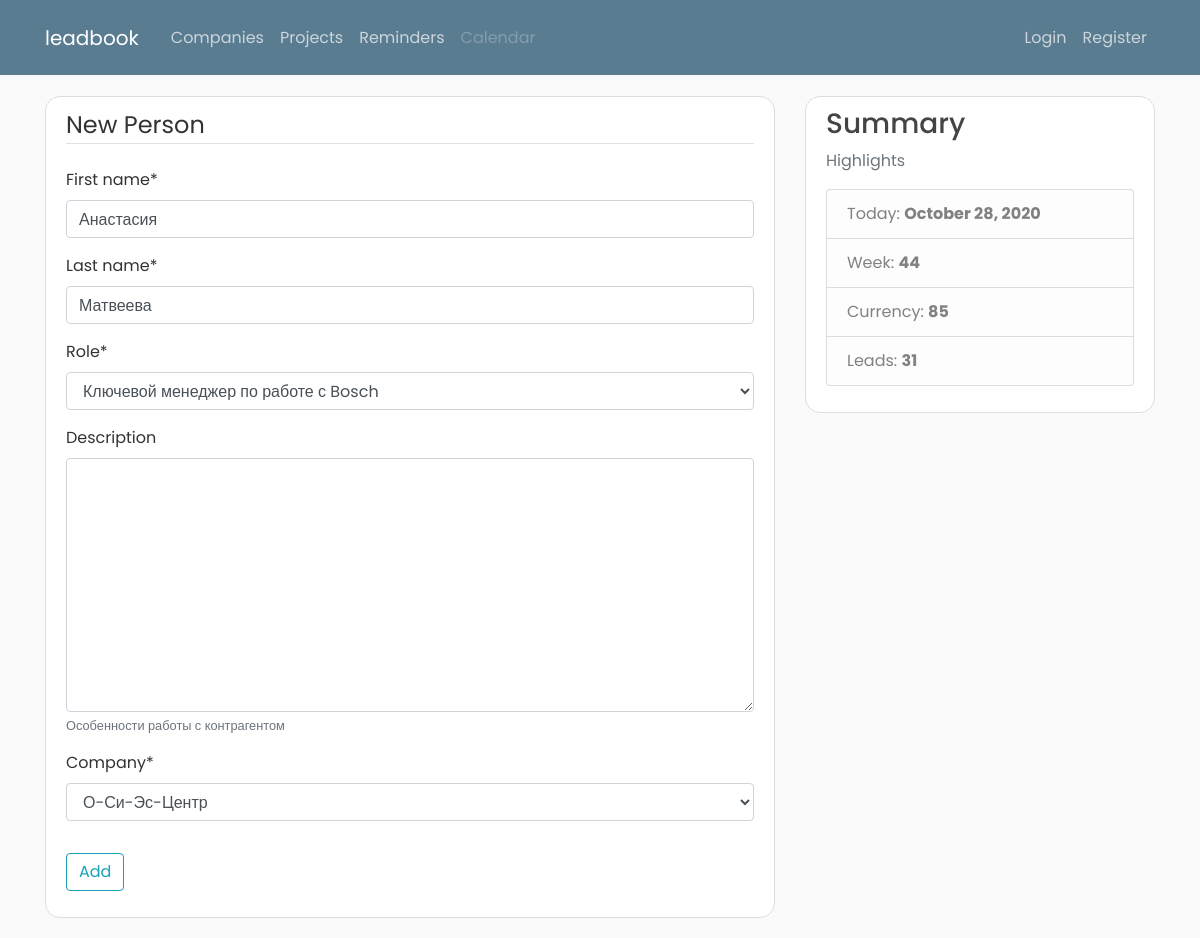
/companies/people/1/update/, run on the app's committed database.
### leads/models.py (models this page shows, shortened)
class Person(models.Model):
    first_name = models.CharField(max_length=45)
    last_name = models.CharField(max_length=45)
    role = models.CharField(max_length=3, null=True, choices=PersonRole.choices, default=PersonRole.UNKNOWN)
    description = models.TextField(max_length=500, null=True, blank=True, help_text="Особенности работы с контрагентом")
    company = models.ForeignKey("Company", null=True, on_delete=models.SET_NULL)

### leads/views.py (the view)
# urls.py: path('people/<int:pk>/update/', views.PersonUpdate.as_view(), name='person-update'),
class PersonUpdate(generic.UpdateView):
    model = Person
    fields = "__all__"
    success_message = "Person has been successfully updated"

### dashboard/context_processors.py (called while the page is built)
def summary(request):
    return {
        "global_week": date.today().isocalendar()[1],
        "global_currency": 85,  # get_currency(),
        "global_tasks": get_tasks(),
        "global_tasks_done": get_tasks_done(),
        "global_projects": get_projects(),
        "global_leads": get_leads(),
        "global_new_leads": get_new_leads()
    }

def get_leads():
    return Company.objects.count

def get_new_leads():
    time_threshold = timezone.now() - timedelta(days=15)
    new_leads = Company.objects.filter(date_added__gt=time_threshold).count
    return new_leads

def get_tasks():
    return Reminder.objects.count

def get_tasks_done():
    return Reminder.objects.filter(done=True).count

def get_projects():
    return Project.objects.count

### leads/models.py (called while the page is built)
    def __str__(self):
        return f"{self.title}"

### leads/templates/leads/person_form.html (shortened to what this page needs)
{% extends 'dashboard/base.html' %}
{% load crispy_forms_tags %}
{% block content %}
<div class="content-section">
    <form method="POST">
        <fieldset class="form-group">
            <legend class="border-bottom mb-4">New Person</legend>
            {{ form|crispy }}
        </fieldset>
        <div class="form-group">
            <button class="btn btn-outline-info" type="submit">Add</button>
        </div>
    </form>
</div>
{% endblock content %}

### dashboard/static/dashboard/main.css (style rules this page uses)
body { background: #fafafa; color: #333333; margin-top: 6rem; font-family: 'Poppins', sans-serif;; }
.content-section { background: #ffffff; padding: 10px 20px; border: 1px solid #dddddd; border-radius: 15px; margin-bottom: 20px; }

### data on the page
Person: first_name "Анастасия", last_name "Матвеева", role "Ключевой менеджер по работе с Bosch", company "О-Си-Эс-Центр"

### other printed values
{{ global_week }} "44"
{{ global_currency }} "85"
{{ global_leads }} "31"
